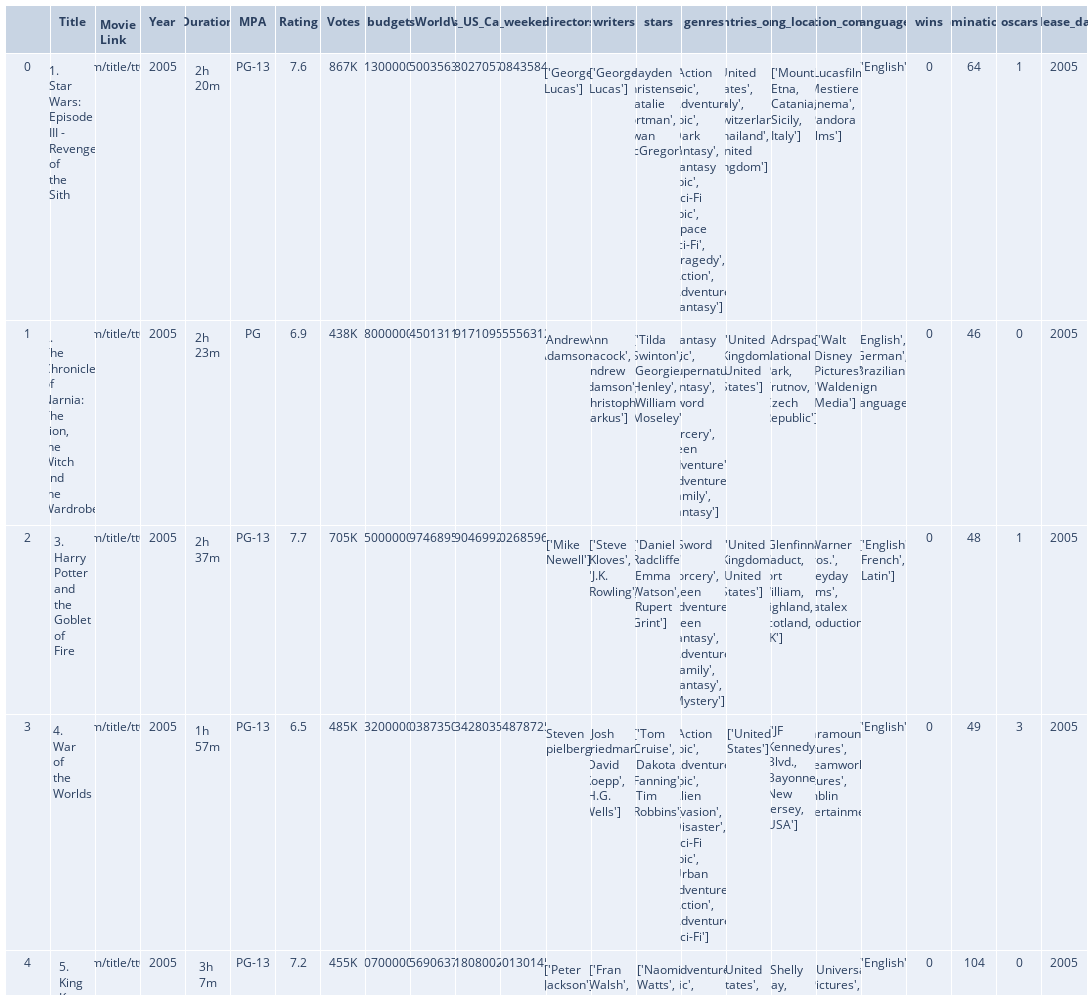

Here is the notebook cell this chart was saved with:
### Code cell
import df2img

# 데이터프레임을 이미지로 저장
fig = df2img.plot_dataframe(df[:5], fig_size=(3000, 1000))
df2img.save_dataframe(fig, 'merged_movies_data.png')
fig

### Figure 1 — Plotly figure (JSON) as saved in the notebook; plotly's stock layout.template omitted (floating-point values rounded to 4 significant figures)
{"data": [{"cells": {"values": [[0, 1, 2, 3, 4], ["1. Star Wars: Episode III - Revenge of the Sith", "2. The Chronicles of Narnia: The Lion, the Witch and the Wardrobe", "3. Harry Potter and the Goblet of Fire", "4. War of the Worlds", "5. King Kong"], ["https://www.imdb.com/title/tt0121766/?ref_=sr_t_1", "https://www.imdb.com/title/tt0363771/?ref_=sr_t_2", "https://www.imdb.com/title/tt0330373/?ref_=sr_t_3", "https://www.imdb.com/title/tt0407304/?ref_=sr_t_4", "https://www.imdb.com/title/tt0360717/?ref_=sr_t_5"], [2005, 2005, 2005, 2005, 2005], ["2h 20m", "2h 23m", "2h 37m", "1h 57m", "3h 7m"], ["PG-13", "PG", "PG-13", "PG-13", "PG-13"], [7.6, 6.9, 7.7, 6.5, 7.2], ["867K", "438K", "705K", "485K", "455K"], [113000000, 180000000, 150000000, 132000000, 207000000], [850035635, 745013115, 897468952, 603873504, 556906378], [380270577, 291710957, 290469928, 234280354, 218080025], [108435841, 65556312, 102685961, 64878725, 50130145], ["['George Lucas']", "['Andrew Adamson']", "['Mike Newell']", "['Steven Spielberg']", "['Peter Jackson']"], ["['George Lucas']", "['Ann Peacock', 'Andrew Adamson', 'Christopher Markus']", "['Steve Kloves', 'J.K. Rowling']", "['Josh Friedman', 'David Koepp', 'H.G. Wells']", "['Fran Walsh', 'Philippa Boyens', 'Peter Jackson']"], ["['Hayden Christensen', 'Natalie Portman', 'Ewan McGregor']", "['Tilda Swinton', 'Georgie Henley', 'William Moseley']", "['Daniel Radcliffe', 'Emma Watson', 'Rupert Grint']", "['Tom Cruise', 'Dakota Fanning', 'Tim Robbins']", "['Naomi Watts', 'Jack Black', 'Adrien Brody']"], ["['Action Epic', 'Adventure Epic', 'Dark Fantasy', 'Fantasy Epic', 'Sci-Fi Epic', 'Space Sci-Fi', 'Tragedy', 'Action', 'Adventure', 'Fantasy']", "['Fantasy Epic', 'Supernatural Fantasy', 'Sword & Sorcery', 'Teen Adventure', 'Adventure', 'Family', 'Fantasy']", "['Sword & Sorcery', 'Teen Adventure', 'Teen Fantasy', 'Adventure', 'Family', 'Fantasy', 'Mystery']", "['Action Epic', 'Adventure Epic', 'Alien Invasion', 'Disaster', 'Sci-Fi Epic', 'Urban Adventure', 'Action', 'Adventure', 'Sci-Fi']", "['Adventure Epic', 'Dark Romance', 'Dinosaur Adventure', 'Globetrotting Adventure', 'Jungle Adventure', 'Urban Adventure', 'Action', 'Adventure', 'Romance']"], ["['United States', 'Italy', 'Switzerland', 'Thailand', 'United Kingdom']", "['United Kingdom', 'United States']", "['United Kingdom', 'United States']", "['United States']", "['United States', 'New Zealand', 'Germany']"], ["['Mount Etna, Catania, Sicily, Italy']", "['Adrspach National Park, Trutnov, Czech Republic']", "['Glenfinnan Viaduct, Fort William, Highland, Scotland, UK']", "['JF Kennedy Blvd., Bayonne, New Jersey, USA']", "['Shelly Bay, Wellington, New Zealand']"], ["['Lucasfilm', 'Mestiere Cinema', 'Pandora Films']", "['Walt Disney Pictures', 'Walden Media']", "['Warner Bros.', 'Heyday Films', 'Patalex Productions']", "['Paramount Pictures', 'Dreamworks Pictures', 'Amblin Entertainment']", "['Universal Pictures', 'WingNut Films', 'Big Primate Pictures']"], ["['English']", "['English', 'German', 'Brazilian Sign Language']", "['English', 'French', 'Latin']", "['English']", "['English']"], [0, 0, 0, 0, 0], [64, 46, 48, 49, 104], [1, 0, 1, 3, 0], [2005, 2005, 2005, 2005, 2005]]}, "header": {"values": ["<b><b>", "<b>Title<b>", "<b>Movie Link<b>", "<b>Year<b>", "<b>Duration<b>", "<b>MPA<b>", "<b>Rating<b>", "<b>Votes<b>", "<b>budget<b>", "<b>grossWorldWide<b>", "<b>gross_US_Canada<b>", "<b>opening_weekend_Gross<b>", "<b>directors<b>", "<b>writers<b>", "<b>stars<b>", "<b>genres<b>", "<b>countries_origin<b>", "<b>filming_locations<b>", "<b>production_companies<b>", "<b>Languages<b>", "<b>wins<b>", "<b>nominations<b>", "<b>oscars<b>", "<b>release_date<b>"]}, "type": "table"}], "layout": {"height": 1000, "margin": {"autoexpand": false, "b": 5, "l": 5, "r": 5, "t": 5}, "title": {"x": 0.01, "xanchor": "left"}, "width": 3000}}
